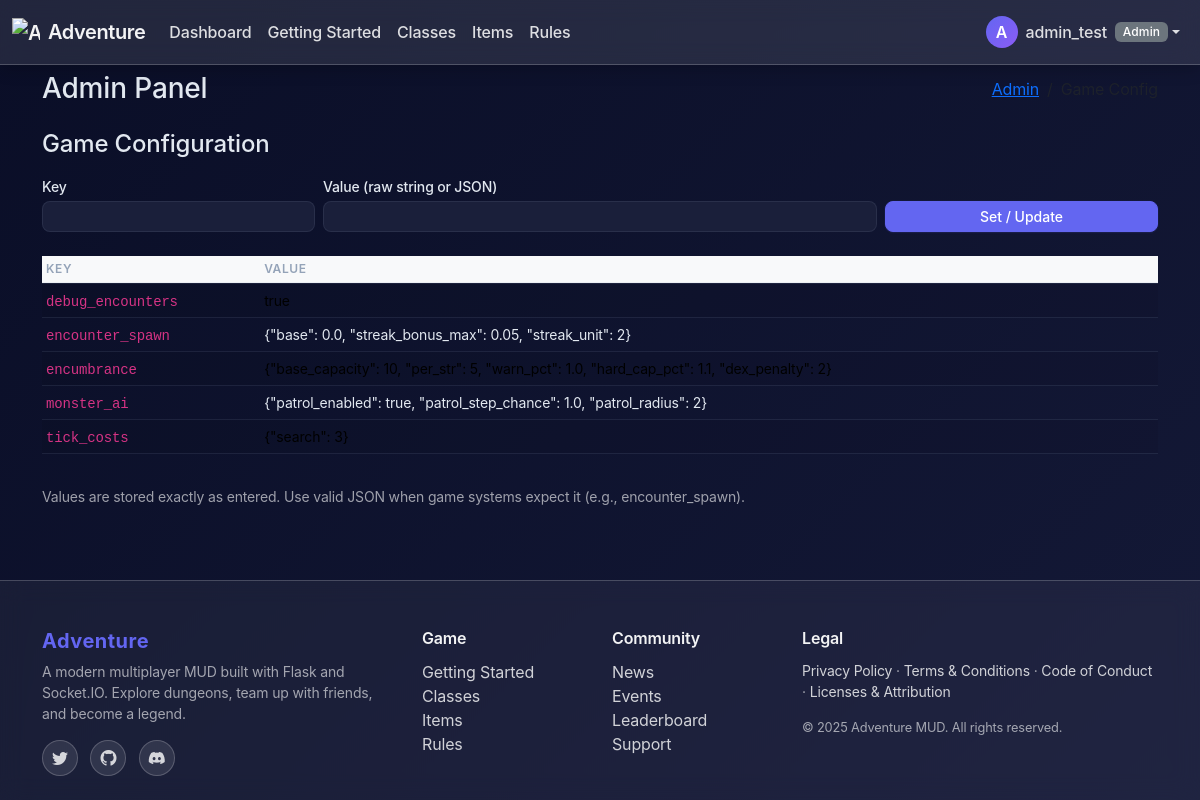
Screenshot of /admin/game-config (signed in) with the database file from the repository.
### app/models/models.py (models this page shows, shortened)
class User(UserMixin, db.Model):
    id = db.Column(db.Integer, primary_key=True)
    username = db.Column(db.String(80), unique=True, nullable=False)
    password = db.Column(db.String(200), nullable=False)
    email = db.Column(db.String(120), nullable=True)
    role = db.Column(db.String(20), nullable=False, default="user")
    banned = db.Column(db.Boolean, nullable=False, default=False)
    ban_reason = db.Column(db.Text, nullable=True)
    notes = db.Column(db.Text, nullable=True)
    banned_at = db.Column(db.DateTime, nullable=True)
    muted = db.Column(db.Boolean, nullable=False, default=False)
    explored_tiles = db.Column(db.Text, nullable=True)

class GameConfig(db.Model):
    id = db.Column(db.Integer, primary_key=True)
    key = db.Column(db.String(80), unique=True, nullable=False)
    value = db.Column(db.Text, nullable=False)

### app/routes/admin.py (the view, shortened to what this page needs)
@bp_admin.route("/game-config", methods=["GET", "POST"])
@admin_required
def game_config():
    rows = GameConfig.query.order_by(GameConfig.key.asc()).all()
    return render_template("admin_game_config.html", rows=rows)

### app/__init__.py (called while the page is built, shortened)
@login_manager.user_loader
def load_user(user_id):  # pragma: no cover - simple loader
    from app.models.models import User
    try:
        return db.session.get(User, int(user_id))
    except Exception:
        return None

@app.before_request
def _apply_rate_limit():  # pragma: no cover - integration side-effect
    path = request.path or ""
    if path.startswith("/socket.io/") or path.startswith("/static/"):
        return None
    if not path.startswith("/api/"):
        return None

def asset_url(filename: str) -> str:
    try:
        static_folder = pathlib.Path(app.static_folder or "static")
        file_path = static_folder / filename
        mtime = int(file_path.stat().st_mtime)
        return url_for("static", filename=filename) + f"?v={mtime}"
    except Exception:
        return url_for("static", filename=filename)

### app/routes/admin.py (called while the page is built)
def admin_required(fn: Callable):
    @wraps(fn)
    def wrapper(*args, **kwargs):
        wants_json = "application/json" in (request.headers.get("Accept") or "")
        if not current_user.is_authenticated:
            if wants_json:
                return {"error": "unauthorized"}, 401
            return redirect(url_for("auth.login"))
        if getattr(current_user, "role", "user") != "admin":
            if wants_json:
                return {"error": "forbidden"}, 403
            abort(403)
        return fn(*args, **kwargs)
    return login_required(wrapper)  # also stacks login_required for session refresh

### app/templates/admin_game_config.html (shortened to what this page needs)
{% extends 'admin_base.html' %}
{% block admin_breadcrumb %}<li class="breadcrumb-item active" aria-current="page">Game Config</li>{% endblock %}
{% block admin_content %}
<h2 class="h4 mb-3">Game Configuration</h2>
<form method="post" class="row gy-2 gx-2 align-items-end mb-4">
    <div class="col-md-3">
        <label class="form-label small mb-1">Key</label>
        <input type="text" name="key" class="form-control form-control-sm" required />
    </div>
    <div class="col-md-6">
        <label class="form-label small mb-1">Value (raw string or JSON)</label>
        <input type="text" name="value" class="form-control form-control-sm" required />
    </div>
    <div class="col-md-3">
        <button class="btn btn-sm btn-primary w-100">Set / Update</button>
    </div>
</form>
<div class="table-responsive">
    <table class="table table-sm table-striped align-middle">
        <thead class="table-light">
            <tr>
                <th>Key</th>
                <th>Value</th>
            </tr>
        </thead>
        <tbody>
            {% for r in rows %}
            <tr>
                <td><code>{{ r.key }}</code></td>
                <td class="small text-break" style="max-width:600px;">{{ r.value }}</td>
            </tr>
            {% endfor %}
        </tbody>
    </table>
</div>
<p class="small text-muted mt-3 mb-0">Values are stored exactly as entered. Use valid JSON when game systems expect it
    (e.g., encounter_spawn).</p>
{% endblock %}

### app/templates/base.html (shortened to what this page needs)
<!DOCTYPE html>
<html lang="en" class="h-100">
<head>
  <link rel="stylesheet" href="https://cdn.jsdelivr.net/npm/bootstrap@5.3.2/dist/css/bootstrap.min.css">
  <link rel="stylesheet" href="{{ asset_url('css/base.css') }}">
  <link rel="stylesheet" href="{{ asset_url('css/app.css') }}">
  <link rel="stylesheet" href="/api/admin/themes/active/css?v={{ range(1, 999999) | random }}">
  <link href="https://cdn.jsdelivr.net/npm/bootstrap-icons@1.11.1/font/bootstrap-icons.css" rel="stylesheet">
  {% block head %}{% endblock %}
</head>
<body class="d-flex flex-column min-vh-100">
  <header>
    {% if request.endpoint not in ['main.index', 'auth.login'] %}
    <nav class="navbar navbar-expand-md navbar-dark bg-dark fixed-top">
      <div class="container-fluid">
        <a class="navbar-brand d-flex align-items-center gap-2" href="{{ url_for('main.index') }}">
          <img src="{{ asset_url('iconography/treasure-map.svg') }}" alt="Adventure icon" width="28" height="28"
            class="d-inline-block align-text-top" />
          <span class="fw-semibold">Adventure</span>
        </a>
        <div class="collapse navbar-collapse" id="navbarMain">
          <ul class="navbar-nav me-auto mb-2 mb-md-0">
            {% if current_user.is_authenticated %}
            <li class="nav-item">
              <a class="nav-link {% if request.endpoint == 'dashboard.dashboard' %}active{% endif %}"
                href="{{ url_for('dashboard.dashboard') }}">Dashboard</a>
            </li>
            {% endif %}
            <li class="nav-item">
              <a class="nav-link" href="#getting-started">Getting Started</a>
            </li>
            <li class="nav-item">
              <a class="nav-link" href="#classes">Classes</a>
            </li>
            <li class="nav-item">
              <a class="nav-link" href="#items">Items</a>
            </li>
            <li class="nav-item">
              <a class="nav-link" href="#rules">Rules</a>
            </li>
          </ul>
          <ul class="navbar-nav ms-auto mb-2 mb-md-0 align-items-center">
            {% if current_user.is_authenticated %}
            <li class="nav-item dropdown">
              <a class="nav-link dropdown-toggle d-flex align-items-center" href="#" id="userMenu" role="button"
                data-bs-toggle="dropdown" aria-expanded="false">
                <span class="avatar-circle me-2">{{ current_user.username[0]|upper }}</span>
                <span class="d-none d-sm-inline">{{ current_user.username }}</span>
                {% set user_role = (current_user.role if current_user.is_authenticated else 'user')|default('user',
                true) %}
                {% if user_role != 'user' %}
                <span class="badge bg-secondary ms-2 d-none d-md-inline">{{ user_role|capitalize }}</span>
                {% endif %}
              </a>
            </li>
            {% else %}
            <li class="nav-item"><a class="nav-link" href="{{ url_for('auth.login') }}">Login</a></li>
            <li class="nav-item"><a class="nav-link" href="{{ url_for('auth.register') }}">Register</a></li>
            {% endif %}
          </ul>
        </div>
      </div>
    </nav>
    {% endif %}
  </header>
  <main class="flex-shrink-0 {% if request.endpoint not in ['main.index', 'auth.login'] %}pt-5{% endif %}">
    <div class="container py-4">
      {% block content %}{% endblock %}
    </div>
  </main>
  {% include 'partials/footer.html' %}
</body>
</html>

### app/static/css/base.css (style rules this page uses)
:root { --mud-orange: #BA5624; --mud-grey: #C0C5C1; --mud-purple: #6C3A5C; --mud-dark: #153131; --mud-olive: #6F732F; --mud-bg: #10191a; --mud-bg-dark: #153131; --adv-ink: #0B0F12; --adv-ink-2: #12171C; --adv-crt: #1DF2A0; --adv-amber: #FFC857; --bs-primary: #5a3825; --bs-primary-rgb: 90, 56, 37; --bs-secondary: #8b4513; --bs-success: #2e7d32; --bs-danger: #c62828; --bs-warning: #f57c00; --bs-info: #0288d1; --class-fighter-bg: #7a3314; --class-fighter-fg: #f2e2d8; --class-fighter-border: #b44f21; --class-mage-bg: #1e3a5f; --class-mage-fg: #d4e2f4; --class-mage-border: #3a6ea5; --class-rogue-bg: #2d2a1e; --class-rogue-fg: #e8e4d0; --class-rogue-border: #7c7750; --class-cleric-bg: #4a3c2e; --class-cleric-fg: #f5f0e8; --class-cleric-border: #8f7a5c; --class-ranger-bg: #1f3d2c; --class-ranger-fg: #d9f0e3; --class-ranger-border: #4a7c5d; --class-druid-bg: #2e3d1f; --class-druid-fg: #e3f0d9; --class-druid-border: #5d7c4a; --footer-bg: #0f0f10; --footer-fg: #d7d7db; --footer-muted: #9aa0a6; --footer-accent: #ffb74d; }

### app/static/css/app.css (style rules this page uses)
:root { --adv-bg: #0a0e27; --adv-bg-secondary: #141937; --adv-surface: #1a1f3a; --adv-surface-hover: #232952; --adv-primary: #6366f1; --adv-primary-hover: #4f46e5; --adv-secondary: #8b5cf6; --adv-accent: #06b6d4; --adv-success: #10b981; --adv-warning: #f59e0b; --adv-danger: #ef4444; --adv-text: #e2e8f0; --adv-text-muted: #94a3b8; --adv-text-dim: #64748b; --adv-border: rgba(148, 163, 184, 0.12); --adv-border-hover: rgba(148, 163, 184, 0.24); --adv-shadow-sm: 0 1px 2px 0 rgba(0, 0, 0, 0.3); --adv-shadow: 0 4px 6px -1px rgba(0, 0, 0, 0.4), 0 2px 4px -1px rgba(0, 0, 0, 0.3); --adv-shadow-lg: 0 10px 15px -3px rgba(0, 0, 0, 0.5), 0 4px 6px -2px rgba(0, 0, 0, 0.3); }
:root { --bs-body-bg: var(--adv-bg); --bs-body-color: var(--adv-text); --bs-primary: var(--adv-primary); --bs-primary-rgb: 99, 102, 241; --bs-secondary: var(--adv-secondary); --bs-success: var(--adv-success); --bs-info: var(--adv-accent); --bs-warning: var(--adv-warning); --bs-danger: var(--adv-danger); --bs-light: var(--adv-surface); --bs-dark: var(--adv-bg-secondary); --bs-border-color: var(--adv-border); --bs-link-color: var(--adv-primary); --bs-link-hover-color: var(--adv-primary-hover); --bs-font-sans-serif: -apple-system, BlinkMacSystemFont, "Segoe UI", Roboto, "Helvetica Neue", Arial, sans-serif; }
body { background: linear-gradient(135deg, var(--adv-bg) 0%, var(--adv-bg-secondary) 100%); background-attachment: fixed; font-weight: 400; letter-spacing: -0.01em; }
.btn-primary { --bs-btn-bg: var(--adv-primary); --bs-btn-border-color: var(--adv-primary); --bs-btn-hover-bg: var(--adv-primary-hover); --bs-btn-hover-border-color: var(--adv-primary-hover); --bs-btn-active-bg: var(--adv-primary-hover); --bs-btn-color: white; font-weight: 500; border-radius: 0.5rem; box-shadow: 0 1px 2px 0 rgba(99, 102, 241, 0.1), 0 0 0 1px rgba(99, 102, 241, 0.05); transition: all 0.15s ease; }
.navbar-dark { background: rgba(26, 31, 58, 0.95) !important; backdrop-filter: blur(12px); border-bottom: 1px solid var(--adv-border); box-shadow: var(--adv-shadow); }
.navbar-brand { font-weight: 600; letter-spacing: -0.02em; }
.nav-link { font-weight: 500; transition: color 0.15s ease; }
.text-muted { color: var(--adv-text-muted) !important; }
.form-control, .form-select { background: var(--adv-surface); border: 1px solid var(--adv-border); color: var(--adv-text); border-radius: 0.5rem; transition: all 0.15s ease; }
.form-control::placeholder { color: var(--adv-text-dim); }
.form-label { font-weight: 500; color: var(--adv-text); margin-bottom: 0.5rem; }
.table { --bs-table-bg: transparent; --bs-table-color: var(--adv-text); --bs-table-border-color: var(--adv-border); --bs-table-hover-bg: rgba(99, 102, 241, 0.05); }
.table thead th { border-bottom: 2px solid var(--adv-border); font-weight: 600; text-transform: uppercase; font-size: 0.75rem; letter-spacing: 0.05em; color: var(--adv-text-muted); }
.badge { font-weight: 500; padding: 0.35em 0.65em; border-radius: 0.375rem; letter-spacing: 0.01em; }

### rows the page displays
User: username "A", username "admin_test", role "Admin"
GameConfig: key "debug_encounters"
GameConfig: key "encounter_spawn", value "{\"base\": 0.0, \"streak_bonus_max\": 0.05, \"streak_unit\": 2}"
GameConfig: key "encumbrance", value "{\"base_capacity\": 10, \"per_str\": 5, \"warn_pct\": 1.0, \"hard_cap_pct\": 1.1, \"dex_penalty\": 2}"
GameConfig: key "monster_ai", value "{\"patrol_enabled\": true, \"patrol_step_chance\": 1.0, \"patrol_radius\": 2}"
GameConfig: key "tick_costs"
